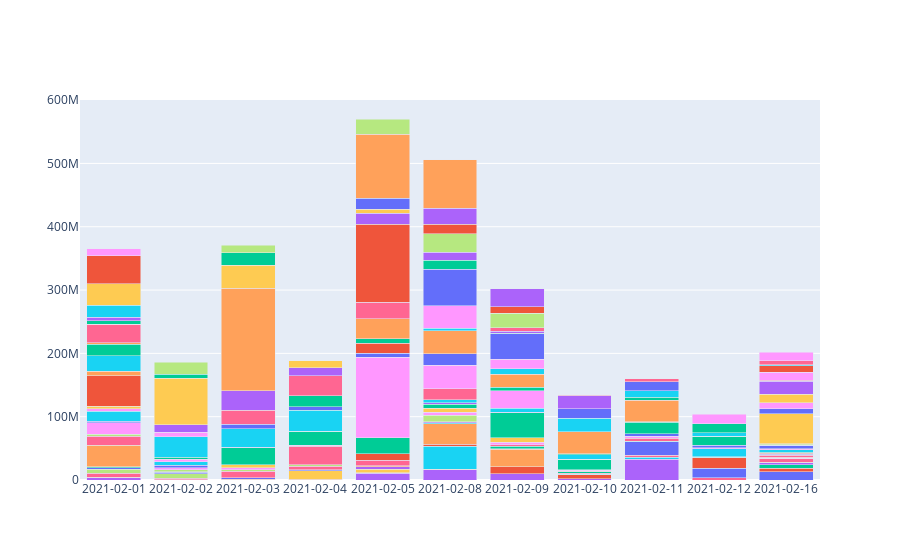

Here is the notebook cell this chart was saved with:
### Code cell
# group bar chart
def group_bc_traces(x, y, hue, groups, df, agg=np.sum, legend=False):
    # creates a grouped barchart according to hue (color)
    
    groups = groups.copy()
    groups.append(hue)
    groups_df = df.groupby(groups).agg(agg).reset_index()
    
    traces = []
    for v in df[hue].unique():
        trace = go.Bar(name=v, showlegend=legend, x=groups_df[groups_df[hue]==v][x].astype(str), y=groups_df[groups_df[hue]==v][y])
        traces.append(trace)
        
    return traces

def plot_traces(traces):
    # plots several traces
    fig = go.Figure()
    
    for t in traces:
        fig.add_trace(t)
        
    return fig

traces = group_bc_traces("date", "abs_volume", "ticker", ["date"], net)
fig = plot_traces(traces)
fig.update_layout(barmode='stack', xaxis={'categoryorder':'category ascending', 'type': 'category'})

fig

### Figure 1 — Plotly figure (JSON) as saved in the notebook; plotly's stock layout.template omitted (floating-point values rounded to 4 significant figures)
{"data": [{"name": "ABBV", "showlegend": false, "type": "bar", "x": ["2021-02-16"], "y": [12840000.0]}, {"name": "ACIC", "showlegend": false, "type": "bar", "x": ["2021-02-16"], "y": [5540000.0]}, {"name": "AMZN", "showlegend": false, "type": "bar", "x": ["2021-02-16"], "y": [6101000.0]}, {"name": "API", "showlegend": false, "type": "bar", "x": ["2021-02-01", "2021-02-05", "2021-02-08", "2021-02-09", "2021-02-10", "2021-02-16"], "y": [3900000.0, 10530000.0, 16273279, 9873000.0, 1763900, 2857000.0]}, {"name": "AVAV", "showlegend": false, "type": "bar", "x": ["2021-02-01", "2021-02-02", "2021-02-03", "2021-02-04", "2021-02-05", "2021-02-08", "2021-02-16"], "y": [736100.0, 753300.0, 1558305, 1547000.0, 1020054, 748500.0, 845200.0]}, {"name": "BABA", "showlegend": false, "type": "bar", "x": ["2021-02-08"], "y": [36130000.0]}, {"name": "BEAM", "showlegend": false, "type": "bar", "x": ["2021-02-01", "2021-02-02", "2021-02-16"], "y": [5805000.0, 1821000, 5490000.0]}, {"name": "BEKE", "showlegend": false, "type": "bar", "x": ["2021-02-01", "2021-02-02"], "y": [6823000.0, 7314000.0]}, {"name": "BFLY", "showlegend": false, "type": "bar", "x": ["2021-02-16"], "y": [679700.0]}, {"name": "BILL", "showlegend": false, "type": "bar", "x": ["2021-02-04"], "y": [13400000.0]}, {"name": "BYDDY", "showlegend": false, "type": "bar", "x": ["2021-02-01", "2021-02-02", "2021-02-03", "2021-02-04", "2021-02-16"], "y": [2027000.0, 2532000.0, 2199000.0, 1197000.0, 858500.0]}, {"name": "CDNA", "showlegend": false, "type": "bar", "x": ["2021-02-08", "2021-02-09", "2021-02-10", "2021-02-16"], "y": [3264000.0, 11370000.0, 6886000.0, 836800.0]}, {"name": "CDXS", "showlegend": false, "type": "bar", "x": ["2021-02-01"], "y": [1469000.0]}, {"name": "CMLF", "showlegend": false, "type": "bar", "x": ["2021-02-11"], "y": [32420000.0]}, {"name": "DKNG", "showlegend": false, "type": "bar", "x": ["2021-02-01", "2021-02-08", "2021-02-09"], "y": [33830000.0, 32520000.0, 27660000.0]}, {"name": "EXPC", "showlegend": false, "type": "bar", "x": ["2021-02-08", "2021-02-09", "2021-02-10", "2021-02-11"], "y": [1314000.0, 666300.0, 626100.0, 3319000.0]}, {"name": "FATE", "showlegend": false, "type": "bar", "x": ["2021-02-01", "2021-02-02", "2021-02-03", "2021-02-04", "2021-02-10", "2021-02-11", "2021-02-12", "2021-02-16"], "y": [14170000.0, 564288, 9727000.0, 5648000.0, 1272000.0, 3734000.0, 3453000.0, 2747000.0]}, {"name": "FLIR", "showlegend": false, "type": "bar", "x": ["2021-02-01", "2021-02-02", "2021-02-03", "2021-02-04"], "y": [3710000.0, 3486060, 2740000.0, 2422000.0]}, {"name": "FSLY", "showlegend": false, "type": "bar", "x": ["2021-02-01", "2021-02-02"], "y": [18310000.0, 2508000.0]}, {"name": "HUYA", "showlegend": false, "type": "bar", "x": ["2021-02-05"], "y": [5736000.0]}, {"name": "IRDM", "showlegend": false, "type": "bar", "x": ["2021-02-01", "2021-02-02", "2021-02-11", "2021-02-12", "2021-02-16"], "y": [1997000.0, 4356000.0, 21080000.0, 15360000.0, 2224000.0]}, {"name": "ISRG", "showlegend": false, "type": "bar", "x": ["2021-02-12", "2021-02-16"], "y": [16680000.0, 1452330]}, {"name": "KMTUY", "showlegend": false, "type": "bar", "x": ["2021-02-08", "2021-02-09", "2021-02-10", "2021-02-11", "2021-02-12", "2021-02-16"], "y": [227700.0, 3464000.0, 2141000.0, 537300.0, 600000, 1539000.0]}, {"name": "KTOS", "showlegend": false, "type": "bar", "x": ["2021-02-05", "2021-02-08"], "y": [3999000.0, 1347000.0]}, {"name": "LGVW", "showlegend": false, "type": "bar", "x": ["2021-02-05", "2021-02-12"], "y": [1346360, 237700.0]}, {"name": "LMT", "showlegend": false, "type": "bar", "x": ["2021-02-01", "2021-02-02", "2021-02-12", "2021-02-16"], "y": [15490000.0, 5403000.0, 13350000.0, 3596050]}, {"name": "LSPD", "showlegend": false, "type": "bar", "x": ["2021-02-04", "2021-02-05", "2021-02-09", "2021-02-10", "2021-02-11"], "y": [29040000.0, 8273000.0, 3027000.0, 1195000.0, 5231000.0]}, {"name": "MELI", "showlegend": false, "type": "bar", "x": ["2021-02-08"], "y": [10345828]}, {"name": "MTLS", "showlegend": false, "type": "bar", "x": ["2021-02-01", "2021-02-02", "2021-02-03", "2021-02-04", "2021-02-08", "2021-02-09", "2021-02-10", "2021-02-11", "2021-02-12", "2021-02-16"], "y": [4140000.0, 4034000.0, 3462000.0, 1481130, 5204900, 3306000.0, 1391000.0, 3102000.0, 1161000.0, 1652000.0]}, {"name": "NNDM", "showlegend": false, "type": "bar", "x": ["2021-02-01", "2021-02-03", "2021-02-08", "2021-02-09"], "y": [4248000.0, 4721000.0, 6101000.0, 7760000.0]}, {"name": "NTDOY", "showlegend": false, "type": "bar", "x": ["2021-02-10", "2021-02-11", "2021-02-12", "2021-02-16"], "y": [777700, 3579000.0, 3930000.0, 5577000.0]}, {"name": "NVDA", "showlegend": false, "type": "bar", "x": ["2021-02-01", "2021-02-05"], "y": [48380000.0, 10216341]}, {"name": "NVS", "showlegend": false, "type": "bar", "x": ["2021-02-02", "2021-02-03", "2021-02-04", "2021-02-05", "2021-02-08", "2021-02-09", "2021-02-10", "2021-02-11", "2021-02-12"], "y": [2778000.0, 26800000.0, 22320000.0, 25550000.0, 5784000.0, 38836343, 16429912, 17960000.0, 14210000.0]}, {"name": "ONVO", "showlegend": false, "type": "bar", "x": ["2021-02-03", "2021-02-04", "2021-02-05", "2021-02-08", "2021-02-09", "2021-02-10", "2021-02-11", "2021-02-12", "2021-02-16"], "y": [345800.0, 114500.0, 266600.0, 2527000.0, 828200.0, 570100.0, 721000.0, 92490.0, 68420.0]}, {"name": "PACB", "showlegend": false, "type": "bar", "x": ["2021-02-01", "2021-02-11", "2021-02-16"], "y": [6995000.0, 34023171, 871400.0]}, {"name": "PCAR", "showlegend": false, "type": "bar", "x": ["2021-02-01", "2021-02-02", "2021-02-03", "2021-02-04", "2021-02-08", "2021-02-09", "2021-02-10"], "y": [24150000.0, 32647275, 29590000.0, 33210000.0, 5084000.0, 6742000.0, 7162000.0]}, {"name": "PDD", "showlegend": false, "type": "bar", "x": ["2021-02-08"], "y": [17150000.0]}, {"name": "PD", "showlegend": false, "type": "bar", "x": ["2021-02-16"], "y": [1785000.0]}, {"name": "PINS", "showlegend": false, "type": "bar", "x": ["2021-02-05", "2021-02-08", "2021-02-09"], "y": [126900000.0, 36900000.0, 27400000.0]}, {"name": "PLTR", "showlegend": false, "type": "bar", "x": ["2021-02-16"], "y": [46840000.0]}, {"name": "PSTG", "showlegend": false, "type": "bar", "x": ["2021-02-03", "2021-02-04", "2021-02-05", "2021-02-08", "2021-02-16"], "y": [6622000.0, 5020000.0, 6507000.0, 18880000.0, 7787000.0]}, {"name": "PTON", "showlegend": false, "type": "bar", "x": ["2021-02-05"], "y": [15823800]}, {"name": "PYPL", "showlegend": false, "type": "bar", "x": ["2021-02-01", "2021-02-04", "2021-02-05", "2021-02-09", "2021-02-10", "2021-02-11"], "y": [17860000.0, 17540000.0, 6646000.0, 5776000.0, 1254000.0, 4901000.0]}, {"name": "RAVN", "showlegend": false, "type": "bar", "x": ["2021-02-16"], "y": [697700.0]}, {"name": "REGN", "showlegend": false, "type": "bar", "x": ["2021-02-01", "2021-02-05", "2021-02-08", "2021-02-09", "2021-02-10"], "y": [2631000.0, 32220000.0, 36330000.0, 20420000.0, 35050000.0]}, {"name": "RHHBY", "showlegend": false, "type": "bar", "x": ["2021-02-08", "2021-02-09", "2021-02-10", "2021-02-11", "2021-02-12"], "y": [3171000.0, 8693000.0, 21270000.0, 10710000.0, 5811000.0]}, {"name": "ROKU", "showlegend": false, "type": "bar", "x": ["2021-02-01", "2021-02-03", "2021-02-04", "2021-02-05"], "y": [28960000.0, 22630000.0, 31390000.0, 25910000.0]}, {"name": "RPTX", "showlegend": false, "type": "bar", "x": ["2021-02-01", "2021-02-02"], "y": [387300.0, 317600.0]}, {"name": "SE", "showlegend": false, "type": "bar", "x": ["2021-02-02", "2021-02-08", "2021-02-09", "2021-02-16"], "y": [6951000.0, 36130000.0, 14510000.0, 9002000.0]}, {"name": "SGFY", "showlegend": false, "type": "bar", "x": ["2021-02-16"], "y": [13260000.0]}, {"name": "SHOP", "showlegend": false, "type": "bar", "x": ["2021-02-08", "2021-02-09", "2021-02-10", "2021-02-11"], "y": [57670000.0, 40560000.0, 15110000.0, 13830000.0]}, {"name": "SNAP", "showlegend": false, "type": "bar", "x": ["2021-02-05"], "y": [123400000.0]}, {"name": "SPCE", "showlegend": false, "type": "bar", "x": ["2021-02-01", "2021-02-08", "2021-02-09", "2021-02-12"], "y": [5156000.0, 14200000.0, 1150000.0, 13640000.0]}, {"name": "SPLK", "showlegend": false, "type": "bar", "x": ["2021-02-01", "2021-02-02", "2021-02-03", "2021-02-04", "2021-02-05", "2021-02-08", "2021-02-09", "2021-02-10", "2021-02-16"], "y": [5595000.0, 11456752, 30810000.0, 13020000.0, 17120000.0, 12610000.0, 3107000.0, 19850000.0, 20819100]}, {"name": "SPOT", "showlegend": false, "type": "bar", "x": ["2021-02-03"], "y": [161948552]}, {"name": "SQ", "showlegend": false, "type": "bar", "x": ["2021-02-01"], "y": [19150000.0]}, {"name": "SSYS", "showlegend": false, "type": "bar", "x": ["2021-02-09", "2021-02-10", "2021-02-11", "2021-02-16"], "y": [5612000.0, 821900.0, 4626000.0, 1442000.0]}, {"name": "TCEHY", "showlegend": false, "type": "bar", "x": ["2021-02-08", "2021-02-09"], "y": [28890000.0, 22560000.0]}, {"name": "TDY", "showlegend": false, "type": "bar", "x": ["2021-02-12", "2021-02-16"], "y": [15600000.0, 12890000.0]}, {"name": "TER", "showlegend": false, "type": "bar", "x": ["2021-02-01", "2021-02-02", "2021-02-03", "2021-02-04", "2021-02-05"], "y": [34410000.0, 73588176, 36310000.0, 11020000.0, 6270000.0]}, {"name": "TMO", "showlegend": false, "type": "bar", "x": ["2021-02-05"], "y": [17550000.0]}, {"name": "TSM", "showlegend": false, "type": "bar", "x": ["2021-02-01", "2021-02-08", "2021-02-09", "2021-02-16"], "y": [43520000.0, 14950000.0, 10190000.0, 10150000.0]}, {"name": "TWST", "showlegend": false, "type": "bar", "x": ["2021-02-02", "2021-02-03", "2021-02-16"], "y": [6743000.0, 19170000.0, 285700.0]}, {"name": "TWTR", "showlegend": false, "type": "bar", "x": ["2021-02-08", "2021-02-09"], "y": [25210000.0, 28340000.0]}, {"name": "U", "showlegend": false, "type": "bar", "x": ["2021-02-05", "2021-02-08"], "y": [100940400, 76900000.0]}, {"name": "VCYT", "showlegend": false, "type": "bar", "x": ["2021-02-16"], "y": [1670000.0]}, {"name": "VEEV", "showlegend": false, "type": "bar", "x": ["2021-02-16"], "y": [5706000.0]}, {"name": "VRTX", "showlegend": false, "type": "bar", "x": ["2021-02-02", "2021-02-03", "2021-02-05"], "y": [18450000.0, 12470000.0, 23959650]}, {"name": "Z", "showlegend": false, "type": "bar", "x": ["2021-02-01", "2021-02-16"], "y": [11160000.0, 13640000.0]}], "layout": {"autosize": true, "barmode": "stack", "xaxis": {"autorange": true, "categoryorder": "category ascending", "range": [-0.5, 10.5], "type": "category"}, "yaxis": {"autorange": true, "range": [0, 600200000.0], "type": "linear"}}}
